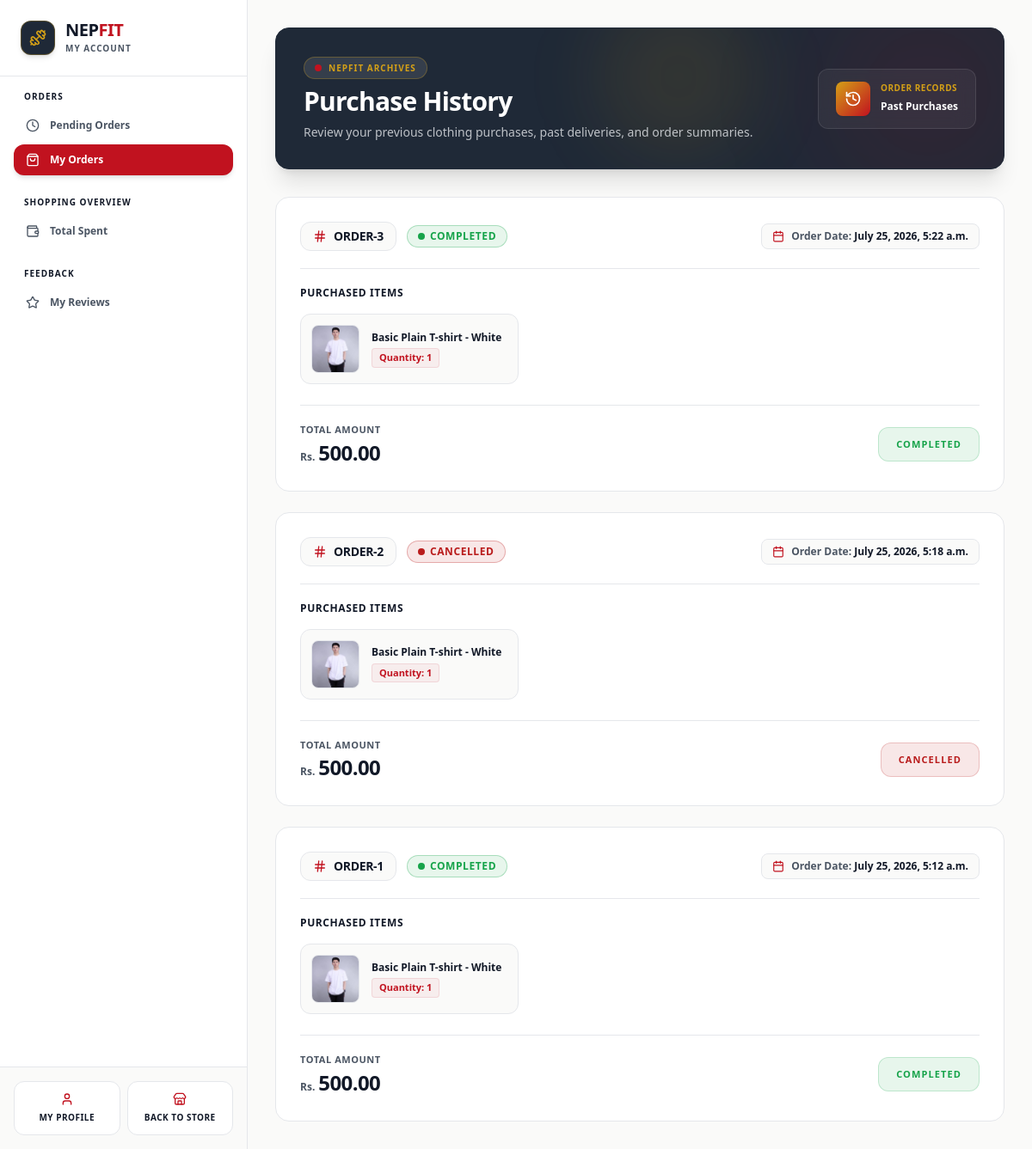
Before: /dashboard/?section=my-orders (signed in) with the older database file.
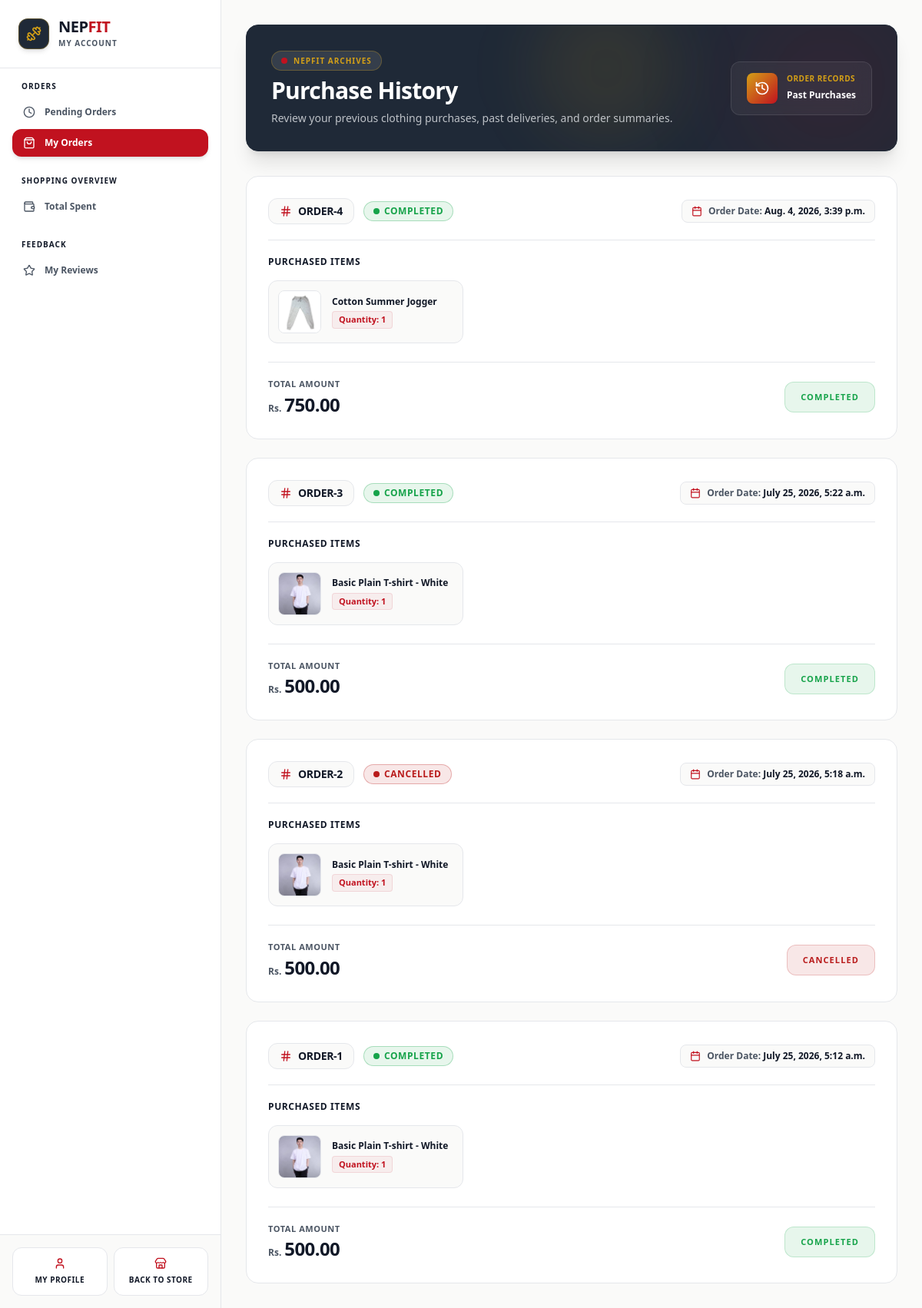
After: the same page with the newer database file.
### nf_app/models.py (models this page shows, shortened)
class Order(models.Model):
    class Status(models.TextChoices):
        CONFIRMED = 'confirmed', 'Order Confirmed'
        SHIPPING = 'shipping', 'In Transit'
        DELIVERED = 'delivered', 'Delivered'
        COMPLETED = 'completed', 'Completed'
        CANCELLED = 'cancelled', 'Cancelled'
    class PaymentMethod(models.TextChoices):
        ESEWA = 'esewa', 'eSewa'
        COD = 'cod', 'Cash on Delivery'
    customer = models.ForeignKey(User, on_delete=models.CASCADE, related_name='orders')
    total_amount = models.DecimalField(max_digits=12, decimal_places=2)
    status = models.CharField(max_length=20, choices=Status.choices, default=Status.CONFIRMED)
    transaction_id = models.CharField(max_length=100, blank=True, null=True, help_text="Payment provider tracking reference ID")
    shipping_address = models.TextField()
    payment_method = models.CharField(max_length=20, choices=PaymentMethod.choices, default=PaymentMethod.ESEWA)
    created_at = models.DateTimeField(auto_now_add=True)

class OrderItem(models.Model):
    order = models.ForeignKey(Order, on_delete=models.CASCADE, related_name='items')
    product = models.ForeignKey(Product, on_delete=models.CASCADE)
    price_at_purchase = models.DecimalField(max_digits=10, decimal_places=2)
    quantity = models.PositiveIntegerField(default=1)

class Product(models.Model):
    class Category(models.TextChoices):
        SHIRTS = 'shirts', 'Shirts'
        T_SHIRTS = 't_shirts', 'T-Shirts'
        PANTS = 'pants', 'Pants'
        HOODIES = 'hoodies', 'Hoodies'
        JACKETS = 'jackets', 'Jackets'
        SWEATSHIRTS = 'sweatshirts', 'Sweatshirts'
        JOGGERS = 'joggers', 'Joggers'
        SHORTS = 'shorts', 'Shorts'
    class Size(models.TextChoices):
        SMALL = 'S', 'Small'
        MEDIUM = 'M', 'Medium'
        LARGE = 'L', 'Large'
        XLARGE = 'XL', 'Extra Large'
        XXLARGE = 'XXL', 'Double Extra Large'
    name = models.CharField(max_length=255)
    brand = models.CharField(max_length=100, default='NepFit', help_text="Brand name (e.g., NepFit)")
    category = models.CharField(max_length=30, choices=Category.choices)
    size = models.CharField(max_length=10, choices=Size.choices, default=Size.MEDIUM, help_text="Default size for this product")
    description = models.TextField(help_text="Product details, fabric materials, and sizing guide.")
    price = models.DecimalField(max_digits=10, decimal_places=2)
    stock = models.PositiveIntegerField(default=10)
    product_image = models.ImageField(upload_to='images/products/')
    is_active = models.BooleanField(default=True)
    created_at = models.DateTimeField(auto_now_add=True)

### nf_app/views/dashboard.py (the view)
# urls.py: path('dashboard/', customer_dashboard_view, name='customer_dashboard')
@login_required
def customer_dashboard_view(request):
    if request.user.is_staff:
        messages.error(request, "You are not authorized to access the customer dashboard.")
        return redirect('home')
    section = request.GET.get('section', 'pending-orders')
    context = {
        'section': section,
        'gross_spent': Order.objects.filter(customer=request.user, status=Order.Status.COMPLETED).aggregate(total=models.Sum('total_amount'))['total'] or 0,
        'average_spent': Order.objects.filter(customer=request.user, status=Order.Status.COMPLETED).aggregate(avg=models.Avg('total_amount'))['avg'] or 0
    }
    if section == 'pending-orders':
        context['pending_orders'] = Order.objects.exclude(customer=request.user, status__in=[Order.Status.COMPLETED, Order.Status.CANCELLED]).order_by('-created_at')
    elif section == 'my-orders':
        context['orders'] = Order.objects.filter(customer=request.user, status__in=[Order.Status.COMPLETED, Order.Status.CANCELLED]).order_by('-created_at')
    elif section == 'my-reviews':
        context['reviews'] = Review.objects.filter(customer=request.user).order_by('-created_at')
    elif section == 'total-spent':
        context['total_spent'] = Order.objects.filter(customer=request.user, status=Order.Status.COMPLETED).order_by('-created_at')
    return render(request, 'dashboard/customer_dashboard.html', context)

### nf_app/templates/dashboard/customer_dashboard.html (shortened to what the changed rows need)
<!DOCTYPE html>
<html lang="en">
<head>
    {% load static %}
    <link href="{% static 'css/styles.css' %}" rel="stylesheet" />
</head>
<body class="bg-[#FAFAF9] flex min-h-screen text-[#4B5563] font-sans antialiased selection:bg-[#C1121F] selection:text-white">
    <div class="flex-grow flex flex-col min-w-0 h-screen overflow-hidden">
        <main class="flex-grow overflow-y-auto bg-[#FAFAF9] p-4 sm:p-6 lg:p-8">
            <div class="max-w-7xl mx-auto">
                {% if section == 'pending-orders' or not section %}
                    {% include 'dashboard/customer/_pending_orders.html' %}
                {% elif section == 'my-orders' %}
                    {% include 'dashboard/customer/_my_orders.html' %}
                {% elif section == 'total-spent' %}
                    {% include 'dashboard/customer/_total_spent.html' %}
                {% elif section == 'my-reviews' %}
                    {% include 'dashboard/customer/_my_reviews.html' %}
                {% endif %}
            </div>
        </main>
    </div>
</body>
</html>

### nf_app/templates/dashboard/customer/_my_orders.html (shortened to what the changed rows need)
<div class="space-y-8">
    <div class="relative overflow-hidden rounded-2xl bg-[#1F2937] p-6 sm:p-8 border border-[#1F2937] shadow-xl">
        <div class="relative z-10 flex flex-col md:flex-row md:items-center justify-between gap-6">
            <div class="space-y-2">
                <h1 class="text-2xl sm:text-3xl font-black text-[#FFFFFF] tracking-tight">Purchase History</h1>
            </div>
        </div>
    </div>
    <div class="space-y-6">
        {% for order in orders %}
            <div class="bg-[#FFFFFF] border border-[#E5E7EB] rounded-2xl p-6 sm:p-7 shadow-xs hover:shadow-md transition-all duration-300 relative overflow-hidden group">
                <div class="flex flex-wrap items-center justify-between gap-4 border-b border-[#E5E7EB] pb-5 mb-5">
                    <div class="flex flex-wrap items-center gap-3">
                        <div class="flex items-center gap-2 bg-[#FAFAF9] px-3.5 py-1.5 rounded-xl border border-[#E5E7EB]">
                            <i data-lucide="hash" class="w-4 h-4 text-[#C1121F]"></i>
                            <span class="font-extrabold text-sm text-[#111827] tracking-tight">ORDER-{{ order.id }}</span>
                        </div>
                        {% if order.status == 'completed' %}
                            <span class="inline-flex items-center gap-1.5 px-3 py-1 rounded-full bg-[#16A34A]/10 border border-[#16A34A]/30 text-[#16A34A] text-xs font-bold uppercase tracking-wider">
                                <span class="w-2 h-2 rounded-full bg-[#16A34A]"></span> Completed
                            </span>
                        {% else %}
                            <span class="inline-flex items-center gap-1.5 px-3 py-1 rounded-full bg-[#B91C1C]/10 border border-[#B91C1C]/30 text-[#B91C1C] text-xs font-bold uppercase tracking-wider">
                                <span class="w-2 h-2 rounded-full bg-[#B91C1C]"></span> Cancelled
                            </span>
                        {% endif %}
                    </div>
                    <div class="flex items-center gap-2 text-xs font-semibold text-[#4B5563] bg-[#FAFAF9] px-3 py-1.5 rounded-lg border border-[#E5E7EB]">
                        <i data-lucide="calendar" class="w-3.5 h-3.5 text-[#C1121F]"></i>
                        <span>Order Date: <strong class="text-[#111827]">{{ order.created_at }}</strong></span>
                    </div>
                </div>
                <div class="space-y-4 mb-6">
                    <span class="text-xs font-bold uppercase tracking-wider text-[#111827] block">Purchased Items</span>
                    <div class="grid grid-cols-1 sm:grid-cols-2 lg:grid-cols-3 gap-3.5">
                        {% for item in order.items.all %}
                            <div class="flex items-center gap-3.5 bg-[#FAFAF9] border border-[#E5E7EB] p-3 rounded-xl hover:border-[#C1121F]/30 transition-all">
                                <div class="w-14 h-14 bg-[#FFFFFF] border border-[#E5E7EB] rounded-lg overflow-hidden flex items-center justify-center shrink-0 shadow-2xs">
                                    {% if item.product.product_image %}
                                        <img src="{{ item.product.product_image.url }}" alt="{{ item.product.name }}" class="w-full h-full object-cover">
                                    {% else %}
                                        <i data-lucide="shopping-bag" class="w-6 h-6 text-[#4B5563]"></i>
                                    {% endif %}
                                </div>
                                <div class="min-w-0 flex-1 space-y-1">
                                    <h4 class="text-xs font-bold text-[#111827] truncate leading-snug">{{ item.product.name }}</h4>
                                    <span class="inline-block text-[11px] font-extrabold text-[#C1121F] bg-[#C1121F]/5 px-2 py-0.5 rounded border border-[#C1121F]/10">Quantity: {{ item.quantity }}</span>
                                </div>
                            </div>
                        {% endfor %}
                    </div>
                </div>
                <div class="flex flex-col sm:flex-row items-start sm:items-center justify-between gap-4 pt-5 border-t border-[#E5E7EB]">
                    <div>
                        <span class="text-[11px] font-bold uppercase tracking-wider text-[#4B5563] block mb-0.5">Total Amount</span>
                        <div class="flex items-baseline gap-1">
                            <span class="text-xs font-extrabold text-[#4B5563]">Rs.</span>
                            <span class="text-2xl font-black text-[#111827] tracking-tight">{{ order.total_amount }}</span>
                        </div>
                    </div>
                    <div class="shrink-0 w-full sm:w-auto">
                        {% if order.status == 'completed' %}
                            <div class="bg-[#16A34A]/10 border border-[#16A34A]/20 text-[#16A34A] font-extrabold h-10 px-5 rounded-xl flex items-center justify-center text-[11px] uppercase tracking-widest select-none">
                                Completed
                            </div>
                        {% else %}
                            <div class="bg-[#B91C1C]/10 border border-[#B91C1C]/20 text-[#B91C1C] font-extrabold h-10 px-5 rounded-xl flex items-center justify-center text-[11px] uppercase tracking-widest select-none">
                                Cancelled
                            </div>
                        {% endif %}
                    </div>
                </div>
            </div>
        {% endfor %}
    </div>
</div>

Changed rows visible on the page:
now on this page (row edited): Order: id "4", status "completed" (drawn), created_at "Aug. 4, 2026, 3:39 p.m.", total_amount "750.00"
now on this page (row unchanged): OrderItem: product.product_image (picture), product.name "Cotton Summer Jogger", quantity "1", shown under "4"
